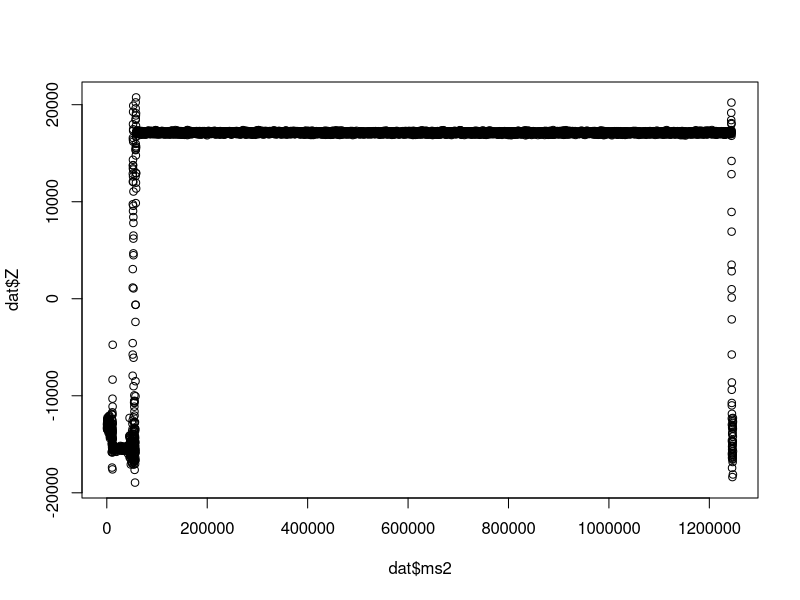

The R script that drew this image: (Note: this script raises an error after producing the figure.)
#either load data from file or existing dataframe
setwd("C:/Users/Jessica/Google Drive/Waldrapp/data")
dat<- read.csv("test_nl.csv")

#checking the test dataset and cutting off all movement
head(dat)

plot(dat$Z~dat$ms2)

dat<- subset(dat, dat$ms2>60000& dat$ms2<1240000)

dat$xms2<-format(as.POSIXct(Sys.Date(), tz="GMT")+dat$ms2/1000, "%H:%M:%S")
dat$xms2<- as.POSIXct(strptime(dat$xms2, format="%H:%M:%S"))

dat$behaviour<- "lying"

mean(dat$Z)
sd(dat$Z)

apply(dat, 2, mean)
apply(dat, 2, sd)

#getting a real dataset 

head(dat_ld)

#convert ms into hours for a more intuitive graph
dat_ld$xms2<-format(as.POSIXct(Sys.Date(), tz="GMT")+dat_ld$ms2/1000, "%H:%M:%S")
dat_ld$xms2<- as.POSIXct(strptime(dat_ld$xms2, format="%H:%M:%S"))
dat_ld$Z<- as.numeric(dat_ld$Z)
plot(Z~xms2, data=dat_ld)
#main file to determine the sitting phases
dat_ldn<- subset(dat_ld, dat_ld$xms2>=as.POSIXct("2018-11-02 00:00:00")& dat_ld$xms2<=as.POSIXct("2018-11-02 06:00:00"))
dat_ldn$Z<- as.numeric(dat_ldn$Z)
plot(Z~xms2, data=dat_ldn)

#"sitting phases" in the datafile
dat_ldn1<- subset(dat_ld, dat_ld$xms2>=as.POSIXct("2018-11-02 02:12:30")& dat_ld$xms2<=as.POSIXct("2018-11-02 02:16:00"))
dat_ldn2<- subset(dat_ld, dat_ld$xms2>=as.POSIXct("2018-11-02 03:08:46")& dat_ld$xms2<=as.POSIXct("2018-11-02 03:10:55"))
dat_ldn3<- subset(dat_ld, dat_ld$xms2>=as.POSIXct("2018-11-02 03:11:20")& dat_ld$xms2<=as.POSIXct("2018-11-02 03:15:25"))
dat_ldn4<- subset(dat_ld, dat_ld$xms2>=as.POSIXct("2018-11-02 03:16:45")& dat_ld$xms2<=as.POSIXct("2018-11-02 03:18:34"))
dat_ldn5<- subset(dat_ld, dat_ld$xms2>=as.POSIXct("2018-11-02 03:21:45")& dat_ld$xms2<=as.POSIXct("2018-11-02 03:22:20"))

#turns out the variance is huge
dat_new<-rbind (dat_ldn1, dat_ldn2,dat_ldn3,dat_ldn4, dat_ldn5)
#so perhaps use only the last two?
dat_new45<-rbind(dat_ldn4, dat_ldn5)

#create a new column with the behaviour
dat_new45$behaviour<- "sitting"
dat_new$behaviour<- "sitting"

summary(dat_new)
#checking if it looks ok
head(dat_new45)
dat_new$Z<- as.numeric(dat_new$Z)
plot(Z~xms2, data=dat_new)

mean(dat_new45$Z)
sd(dat_new45$Z)

####comparing the two values with a t.test or variance test

t.test(dat_new45$Z, dat$Z)
var.test(dat_new$Z, dat$Z)


#####copying the two datasets together for a bootstrap experiment

dat_boot<-rbind(dat_new45, dat)
dat_boot_all<-rbind(dat_new, dat)

plot(Z~xms2, data=dat_boot_all)

dat_boot_all$behaviour<- as.factor(dat_boot_all$behaviour)


#trying to create a test data set for later bootstrapping
library("boot")

test<-sample(dat_boot_all, size=500, replace=T)

#deleting the behavioural component
dat_boot_st<- dat_boot_all[c(11, 16)]

dat_new2<- dat_new[11,16]
dat2<- dat[11,16]



m<- boot(dat_boot_st, )

###first version

varcomp <- function (data, indices, formula) {
  d1 <- subset(dat_boot_st[indices,],behaviour=="lying") #sample for boot
  d2 <- subset(dat_boot_st[indices,],behaviour=="sitting")  #sample for boot
  fit1 <- lm(formula, data=d1) #linear model
  fit2 <- lm(formula, data=d2) #linear model
  a = (attr (VarCorr(fit1), "sc")^2) #output variance estimation
  b = (attr (VarCorr(fit2), "sc")^2) #output variance estimation
  drv = a - b #difference between the variance estimations
  return(drv)
}


ip1.boot <- boot (dat_boot_st, statistic=varcomp, R=100, formula=Z~behaviour)

ip1.boot <- boot ( data = list (d1=dataframe1, d2=dataframe2), statistic=varcomp, R=100, formula=CNPC~(1|Cell.line:DNA.extract)+Cell.line)


##second version
SDdiff = function(dataFrame, indexVector) { 
  f1 = sd(subset(dataFrame[indexVector, 1], dataFrame[indexVector, 2] == "lying"))
  f2 = sd(subset(dataFrame[indexVector, 1], dataFrame[indexVector, 2] == "sitting"))
 f=f1-f2
  return(f)
}

totalBoot = boot(dat_boot_st, SDdiff, R = 1000, strata = dat_boot_st[,2])
totalBootCI = boot.ci(totalBoot)

summary(dat_boot_st)
totalBoot


###third simple version 

b_dat<- boot(dat$Z, sum, R=1000)
b_dat_new<-boot(dat_new$Z, sum, R=1000)

z<- (b_dat_new$t0-b_dat$t0)/sqrt(var(b_dat_new$t[,1])+var(b_dat$t[,1]))
pnorm(z)
z

####fourth simple version ;)
###this could acutally work

set.seed(1300)
B<- 1000
t.vect<- vector(length=B)
p.vect<- vector(length=B)
for (i in 1:B){
  boot.c<-sample(dat$Z, size=22710, replace=T)
  boot.p<- sample(dat_new$Z,size=14066, replace=T )
  vartest<- var.test(boot.c, boot.p)
  t.vect[i]<- vartest$statistic
  p.vect[i]<- vartest$p.value
  }

t.vect
p.vect
?var.test
vartest
